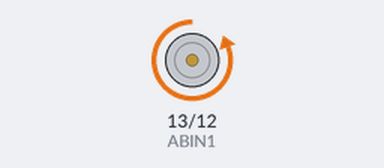
A sketch run on a simulated Arduino Uno, built with avr-gcc and run on an emulated ATmega328P. On the bench: motor-driver pin pairs drawn as motors (green arrow = first pin HIGH = forward, orange = second pin HIGH = backward, longer = more drive).

Above: at 6.0 s.
At 8.0 s:
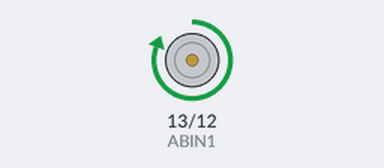
At 11.0 s:
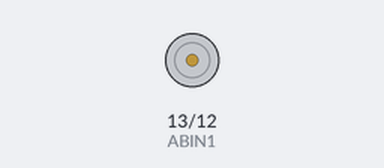
Timing chart, 0 to 15.4 s (numbered marks = the images above):
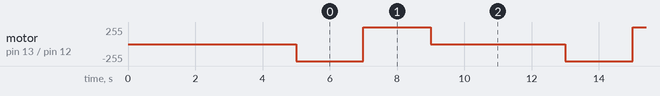

The sketch:

motor_driver_test.ino
```cpp
int ABIN1 = 13;
int ABIN2 = 12;

void setup() {
  pinMode(ABIN1, OUTPUT);  // sets the pin as output
  pinMode(ABIN2, OUTPUT);
  delay(5000);
}

void loop() {
  analogWrite(ABIN1, 0);
  analogWrite(ABIN2, 255);

  delay(2000);

  analogWrite(ABIN1, 255);
  analogWrite(ABIN2, 0);

  delay(2000);

  analogWrite(ABIN1, 0);
  analogWrite(ABIN2, 50);

  delay(2000);

  analogWrite(ABIN1, 50);
  analogWrite(ABIN2, 0);

  delay(2000);
}
```

Measured:
- by itself, motor on pin 13 (ABIN1) / pin 12 (ABIN2): repeats every 8.0 s: forward 255/255 2.0 s, stopped 4.0 s, backward 255/255 2.0 s
